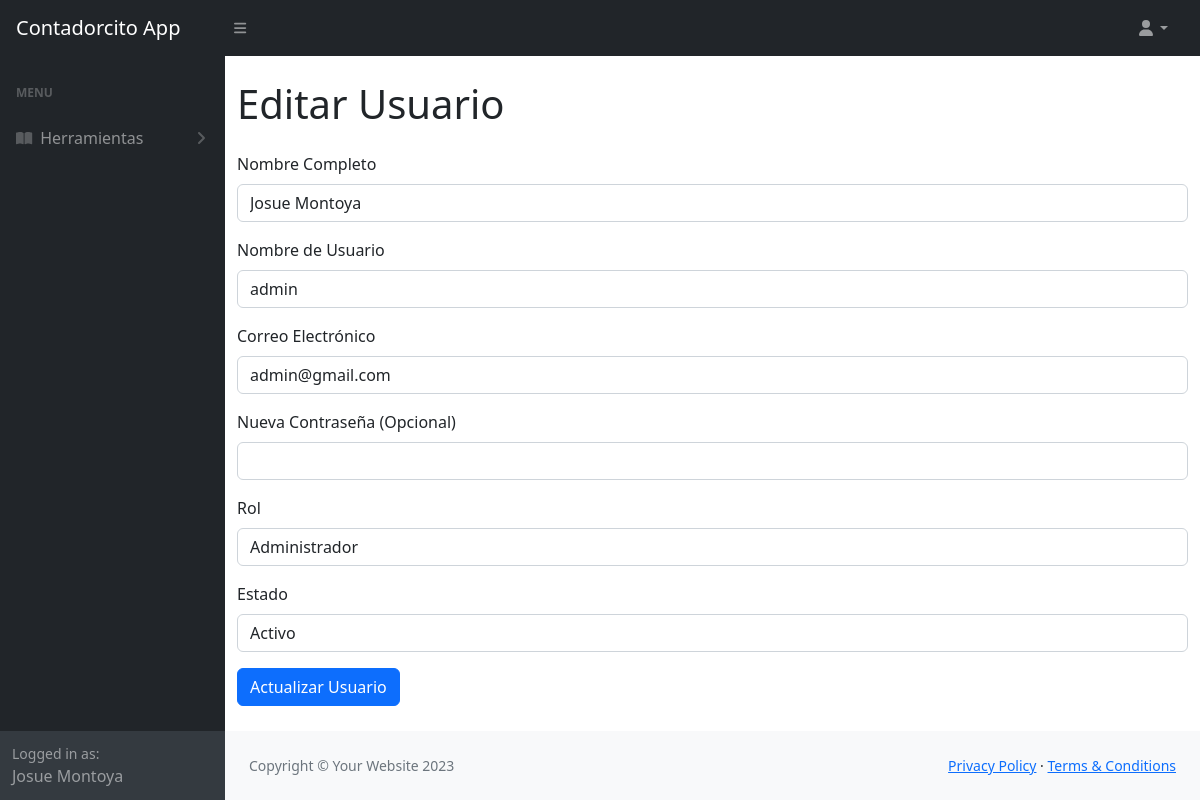
The page /Contadorcito-SA-de-CV/controllers/users/getUserById.php?action=edit&id=1 (signed in) on the database its author committed.
### tables this page shows
CREATE TABLE tbl_Usuarios (
    id INT AUTO_INCREMENT PRIMARY KEY,
    nombre VARCHAR(100) NOT NULL,
    email VARCHAR(100) UNIQUE NOT NULL,
    usuario varchar(50),
    clave VARCHAR(255) NOT NULL,
    activo BOOLEAN DEFAULT TRUE,
    created_at TIMESTAMP DEFAULT CURRENT_TIMESTAMP,
    id_rol int,
    foreign key (id_rol) references tbl_Roles (id_rol)
);

Create table tbl_Roles (
	id_rol int auto_increment primary key,
    nombre_rol varchar(50)
);

### Contadorcito-SA-de-CV/controllers/users/getRolesType.php (called while the page is built)
<?php
include '../../config/conf.php';
try {
    $sql = "SELECT * FROM tbl_Roles";
    $stmt = $connection->prepare($sql);
    $stmt->execute();
    $roles = $stmt->fetchAll(PDO::FETCH_ASSOC);
} catch (PDOException $e) {
    echo "Error al obtener los roles: " . $e->getMessage();
}
?>

### Contadorcito-SA-de-CV/views/users/editUsers.php (the view, shortened to what this page needs)
<!DOCTYPE html>
<html lang="en">
<head>
    <link href="https://cdn.jsdelivr.net/npm/simple-datatables@7.1.2/dist/style.min.css" rel="stylesheet" />
    <link href="../../css/styles.css" rel="stylesheet" />
</head>
<body class="sb-nav-fixed">
    <nav class="sb-topnav navbar navbar-expand navbar-dark bg-dark">
        <a class="navbar-brand ps-3" href="index.html">Contadorcito App</a>
        <button class="btn btn-link btn-sm order-1 order-lg-0 me-4 me-lg-0" id="sidebarToggle" href="#!"><i class="fas fa-bars"></i></button>
        <ul class="navbar-nav ms-auto ms-md-0 me-3 me-lg-4">
            <li class="nav-item dropdown">
                <a class="nav-link dropdown-toggle" id="navbarDropdown" href="#" role="button" data-bs-toggle="dropdown" aria-expanded="false"><i class="fas fa-user fa-fw"></i></a>
            </li>
        </ul>
    </nav>
    <div id="layoutSidenav">
        <div id="layoutSidenav_nav">
            <nav class="sb-sidenav accordion sb-sidenav-dark" id="sidenavAccordion">
                <div class="sb-sidenav-menu">
                    <div class="nav">
                        <div class="sb-sidenav-menu-heading">Menu</div>
                        <a class="nav-link collapsed" href="#" data-bs-toggle="collapse" data-bs-target="#collapsePages" aria-expanded="false" aria-controls="collapsePages">
                            <div class="sb-nav-link-icon"><i class="fas fa-book-open"></i></div>
                            Herramientas
                            <div class="sb-sidenav-collapse-arrow"><i class="fas fa-angle-down"></i></div>
                        </a>
                    </div>
                </div>
                <div class="sb-sidenav-footer">
                    <div class="small">Logged in as:</div>
                    <?= $_SESSION["username"] ?>
                </div>
            </nav>
        </div>
        <div id="layoutSidenav_content">
            <main>
                <div class="container mt-4">
                    <h1 class="mb-4">Editar Usuario</h1>
                    <form method="POST" action="../../controllers/users/editUserController.php">
                        <div class="mb-3">
                            <label for="nombre" class="form-label">Nombre Completo</label>
                            <input type="text" name="nombre" id="nombre" class="form-control" value="<?= ($usuario['nombre']) ?>" required>
                        </div>
                        <div class="mb-3">
                            <label for="usuario" class="form-label">Nombre de Usuario</label>
                            <input type="text" name="usuario" id="usuario" class="form-control" value="<?= ($usuario['usuario']) ?>" required>
                        </div>
                        <div class="mb-3">
                            <label for="email" class="form-label">Correo Electrónico</label>
                            <input type="email" name="email" id="email" class="form-control" value="<?= ($usuario['email']) ?>" required>
                        </div>
                        <div class="mb-3">
                            <label for="password" class="form-label">Nueva Contraseña (Opcional)</label>
                            <input type="password" name="password" id="password" class="form-control">
                        </div>
                        <div class="mb-3">
                            <label for="rol" class="form-label">Rol</label>
                            <select name="rol" id="rol" class="form-control" required>
                                <?php
                                include '../../controllers/users/getRolesType.php';
                                foreach ($roles as $rol): ?>
                                    <option value="<?= $rol['id_rol'] ?>" <?= $rol['id_rol'] == $usuario['id_rol'] ? 'selected' : '' ?>>
                                        <?= ($rol['nombre_rol']) ?>
                                    </option>
                                <?php endforeach; ?>
                            </select>
                        </div>
                        <div class="mb-3">
                            <label for="Estado" class="form-label">Estado</label>
                            <select name="Estado" id="Estado" class="form-control" required>
                                <option value="1" <?= $usuario['activo'] == 1 ? 'selected' : '' ?>>Activo</option>
                            </select>
                        </div>
                        <button type="submit" class="btn btn-primary">Actualizar Usuario</button>
                    </form>
                </div>
            </main>
            <footer class="py-4 bg-light mt-auto">
                <div class="container-fluid px-4">
                    <div class="d-flex align-items-center justify-content-between small">
                        <div class="text-muted">Copyright &copy; Your Website 2023</div>
                        <div>
                            <a href="#">Privacy Policy</a>
                            &middot;
                            <a href="#">Terms &amp; Conditions</a>
                        </div>
                    </div>
                </div>
            </footer>
        </div>
    </div>
</body>
</html>

### rows shown on the page
tbl_usuarios: nombre "Josue Montoya", usuario "admin", email "admin@gmail.com", rol "Administrador", Estado "Activo"

### other values the page prints
$_SESSION["username"] "Josue Montoya"
